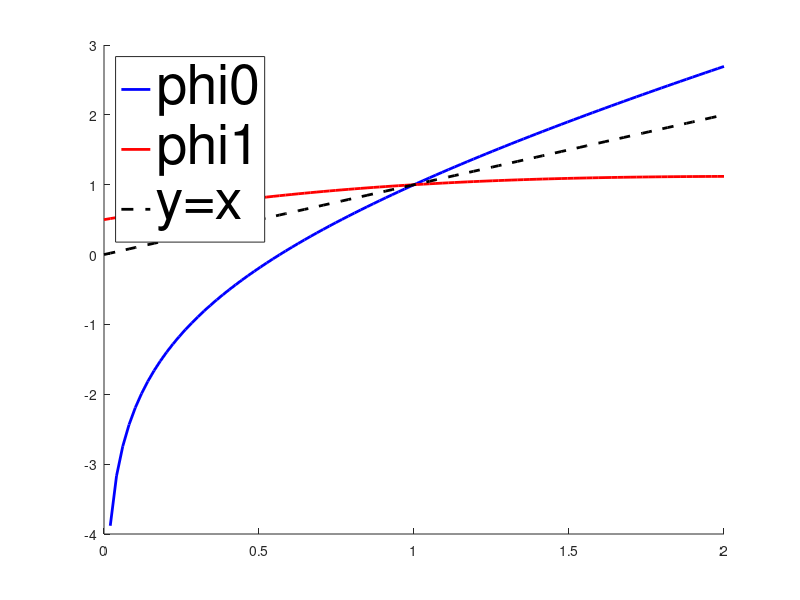

Write MATLAB code to recreate this figure. (Note: this script raises an error after producing the figure.)
function ex2_11()
	%{

		This example demonsrates the use of Aitken's method to 
		accelerate linearly converging fixed point iterations. 
		We'll use the textbook's algorithm aitken.m.

	%}

	addpath('./textbook_algorithms');
	close all;

	t = linspace(0,2);
	figure(1)
	hold on	
	plot(t,phi0(t),'b','linewidth',2.0);
	plot(t,phi1(t),'r','linewidth',2.0);
	plot(t,t,'k--','linewidth',2.0);
	legend('phi0','phi1','y=x','location','northwest','fontsize',40);
	

 	% Let's see how these iteration functions behave without Aitkens
	x0 = 2; tol = 1e-10; maxiters = 100; err = tol+1; iters = 0;
	while err > tol && iters < maxiters 
		x0_old = x0;
		x0 = phi0(x0);
		iters += 1; 
		err = abs(x0 - x0_old);
	end

	if err < tol 
		fprintf('phi0 converged to %g in %g iterations\n',x0,iters);
	else 
		fprintf('phi0 did not converge in %g iterations\n',maxiters);
	end

	x1 = 2; err = tol+1; iters = 0; 
	while err > tol && iters < maxiters 
		x1_old = x1;
		x1 = phi1(x1);
		iters += 1; 
		err = abs(x1 - x1_old);
	end

	if err < tol 
		fprintf('phi1 converged to %g in %g iterations\n',x1,iters);
	else 
		fprintf('phi1 did not converge in %g iterations\n',maxiters);
	end

	x0 = 2; x1=x0;
	% Now let's apply Aitken 
	[x0,phi0_iters] = aitken(@(x) phi0(x),x0,tol,maxiters);
	[x1,phi1_iters] = aitken(@(x) phi1(x),x1,tol,maxiters);
		
	fprintf('Aitken phi0 converged to %g in %g iterations\n',x0,phi0_iters);
	fprintf('Aitken phi1 converged to %g in %g iterations\n',x1,phi1_iters);

	function out = f(x)
		out = exp(x).*(x-1);

	function out = phi0(x) 
		out = log(x.*exp(x));
	
	function out = phi1(x)
		out = (exp(x) + x)./(exp(x)+1);
	
